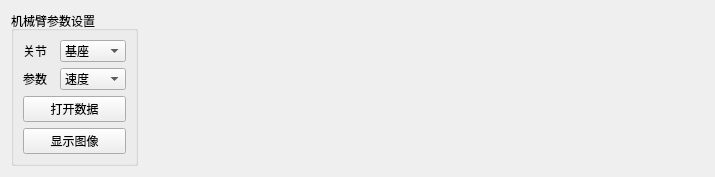
        <widget class="QWidget" name="tab">
         <attribute name="title">
          <string>分析数据</string>
         </attribute>
         <layout class="QHBoxLayout" name="horizontalLayout_6">
          <item>
           <widget class="QGroupBox" name="groupBox_2">
            <property name="sizePolicy">
             <sizepolicy hsizetype="Fixed" vsizetype="Preferred">
              <horstretch>0</horstretch>
              <verstretch>0</verstretch>
             </sizepolicy>
            </property>
            <property name="title">
             <string>机械臂参数设置</string>
            </property>
            <layout class="QFormLayout" name="formLayout_2">
             <item row="0" column="0">
              <widget class="QLabel" name="label_8">
               <property name="text">
                <string>关节</string>
               </property>
              </widget>
             </item>
             <item row="0" column="1">
              <widget class="QComboBox" name="comboBoxJointId">
               <item>
                <property name="text">
                 <string>基座</string>
                </property>
               </item>
               <item>
                <property name="text">
                 <string>肩部</string>
                </property>
               </item>
               <item>
                <property name="text">
                 <string>肘部</string>
                </property>
               </item>
               <item>
                <property name="text">
                 <string>手腕1</string>
                </property>
               </item>
               <item>
                <property name="text">
                 <string>手腕2</string>
                </property>
               </item>
               <item>
                <property name="text">
                 <string>手腕3</string>
                </property>
               </item>
               <item>
                <property name="text">
                 <string>工具板</string>
                </property>
               </item>
              </widget>
             </item>
             <item row="1" column="0">
              <widget class="QLabel" name="label_9">
               <property name="text">
                <string>参数  </string>
               </property>
              </widget>
             </item>
             <item row="1" column="1">
              <widget class="QComboBox" name="comboBoxParameter">
               <item>
                <property name="text">
                 <string>速度</string>
                </property>
               </item>
               <item>
                <property name="text">
                 <string>位置</string>
                </property>
               </item>
               <item>
                <property name="text">
                 <string>电流</string>
                </property>
               </item>
              </widget>
             </item>
             <item row="2" column="0" colspan="2">
              <widget class="QPushButton" name="pushButtonLoadSerialData">
               <property name="text">
                <string>打开数据</string>
               </property>
              </widget>
             </item>
             <item row="3" column="0" colspan="2">
              <widget class="QPushButton" name="pushButtonDataVisualized">
               <property name="text">
                <string>显示图像</string>
               </property>
               <property name="checkable">
                <bool>false</bool>
               </property>
              </widget>
             </item>
            </layout>
           </widget>
          </item>
          <item>
           <widget class="MatplotlibWidget" name="matplotlibWidgetJointParam" native="true">
            <property name="sizePolicy">
             <sizepolicy hsizetype="Expanding" vsizetype="Preferred">
              <horstretch>0</horstretch>
              <verstretch>0</verstretch>
             </sizepolicy>
            </property>
            <property name="minimumSize">
             <size>
              <width>560</width>
              <height>0</height>
             </size>
            </property>
           </widget>
          </item>
         </layout>
        </widget>
